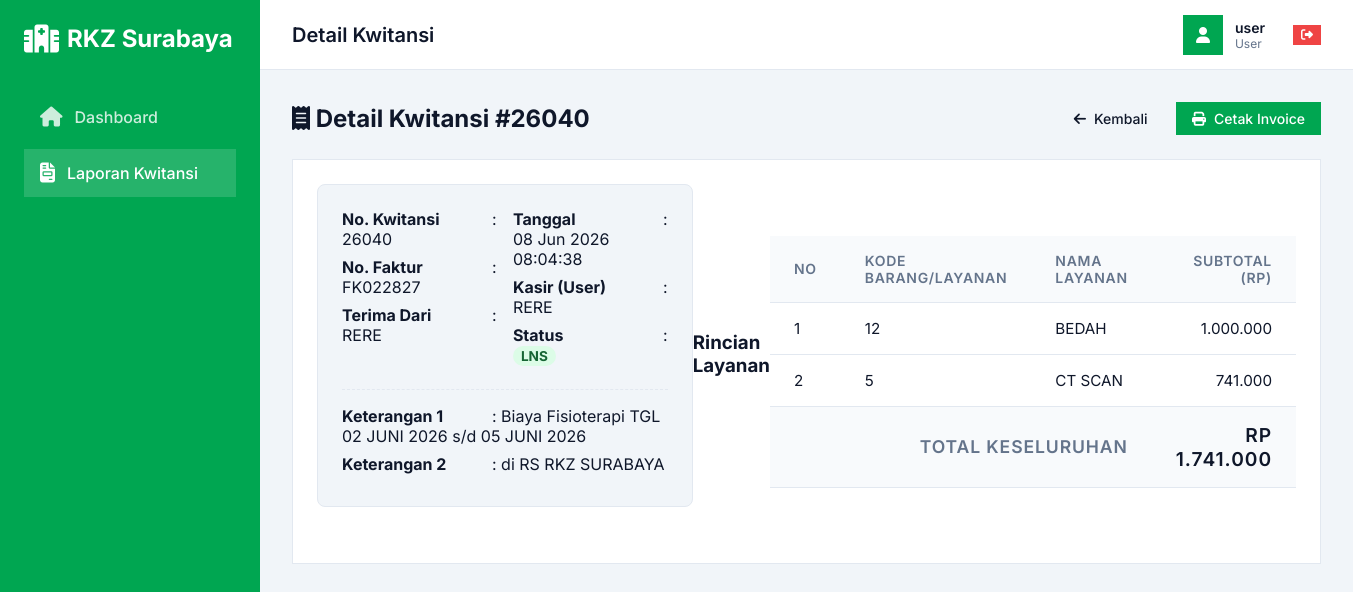
Screenshot of /detail_kwitansi.php?id=26040 (signed in) with the database file from the repository.
### tables this page shows
CREATE TABLE IF NOT EXISTS `Kwit_manual_h` (
  `st` varchar(10) DEFAULT NULL,
  `no_kwitansi` varchar(20) NOT NULL,
  `no_faktur` varchar(20) DEFAULT NULL,
  `terima_dari` varchar(100) DEFAULT NULL,
  `Jumlah` decimal(15,2) DEFAULT NULL,
  `keterangan1` varchar(255) DEFAULT NULL,
  `keterangan2` varchar(255) DEFAULT NULL,
  `user` varchar(50) DEFAULT NULL,
  `tgl_kwitansi` date DEFAULT NULL,
  `jam` time DEFAULT NULL,
  `date_created` datetime DEFAULT CURRENT_TIMESTAMP,
  PRIMARY KEY (`no_kwitansi`)
);

CREATE TABLE IF NOT EXISTS `Kwit_manual_d` (
  `id` int(11) NOT NULL AUTO_INCREMENT,
  `no_faktur` varchar(20) DEFAULT NULL,
  `Kd_brg` varchar(10) DEFAULT NULL,
  `nama` varchar(100) DEFAULT NULL,
  `jumlah` decimal(15,2) DEFAULT NULL,
  PRIMARY KEY (`id`)
);

### detail_kwitansi.php (the view, shortened to what this page needs)
<?php
require_once 'config/database.php';
$no_kwitansi = isset($_GET['id']) ? $_GET['id'] : '';
$stmtH = $conn->prepare("SELECT * FROM Kwit_manual_h WHERE no_kwitansi = :id");
$stmtH->execute([':id' => $no_kwitansi]);
$header = $stmtH->fetch(PDO::FETCH_ASSOC);
$stmtD = $conn->prepare("SELECT * FROM Kwit_manual_d WHERE no_faktur = :faktur");
$stmtD->execute([':faktur' => $header['no_faktur']]);
$details = $stmtD->fetchAll(PDO::FETCH_ASSOC);
?>
<!DOCTYPE html>
<html lang="id">
<head>
    <link rel="stylesheet" href="assets/css/style.css">
    <link rel="stylesheet" href="https://cdnjs.cloudflare.com/ajax/libs/font-awesome/6.4.0/css/all.min.css">
</head>
<body>
    <?php include 'components/sidebar.php'; ?>
    <main class="main-content">
        <?php include 'components/topbar.php'; ?>
        <div class="content-area">
            <div style="display: flex; justify-content: space-between; align-items: center; margin-bottom: 1.5rem;">
                <h2 style="color: var(--text-main);"><i class="fas fa-receipt"></i> Detail Kwitansi #<?= htmlspecialchars($header['no_kwitansi']) ?></h2>
                <div>
                    <a href="laporan.php" class="btn" style="background-color: #f1f5f9; color: var(--text-main);"><i class="fas fa-arrow-left"></i> Kembali</a>
                    <a href="cetak_invoice.php?id=<?= urlencode($header['no_kwitansi']) ?>" target="_blank" class="btn btn-primary" style="margin-left: 0.5rem;"><i class="fas fa-print"></i> Cetak Invoice</a>
                </div>
            </div>
            <div class="card">
                <div class="detail-box">
                    <div style="display: grid; grid-template-columns: 1fr 1fr; gap: 1rem;">
                        <div>
                            <p><strong>No. Kwitansi</strong>: <?= htmlspecialchars($header['no_kwitansi']) ?></p>
                            <p><strong>No. Faktur</strong>: <?= htmlspecialchars($header['no_faktur']) ?></p>
                            <p><strong>Terima Dari</strong>: <?= htmlspecialchars($header['terima_dari']) ?></p>
                        </div>
                        <div>
                            <p><strong>Tanggal</strong>: <?= date('d M Y', strtotime($header['tgl_kwitansi'])) ?> <?= htmlspecialchars($header['jam']) ?></p>
                            <p><strong>Kasir (User)</strong>: <?= htmlspecialchars($header['user']) ?></p>
                            <p><strong>Status</strong>: <span style="background: #dcfce7; color: #166534; padding: 2px 8px; border-radius: 12px; font-weight: bold; font-size: 0.85rem;"><?= htmlspecialchars($header['st']) ?></span></p>
                        </div>
                    </div>
                    <div style="margin-top: 1rem; padding-top: 1rem; border-top: 1px dashed var(--border-color);">
                        <p><strong>Keterangan 1</strong>: <?= htmlspecialchars($header['keterangan1']) ?></p>
                        <p><strong>Keterangan 2</strong>: <?= htmlspecialchars($header['keterangan2']) ?></p>
                    </div>
                </div>
                <h3 style="margin-bottom: 1rem;">Rincian Layanan</h3>
                <div class="table-responsive">
                    <table class="table">
                        <thead>
                            <tr>
                                <th>No</th>
                                <th>Kode Barang/Layanan</th>
                                <th>Nama Layanan</th>
                                <th style="text-align: right;">Subtotal (Rp)</th>
                            </tr>
                        </thead>
                        <tbody>
                            <?php if (count($details) === 0): ?>
                            <tr>
                                <td colspan="4" style="text-align: center;">Tidak ada detail layanan untuk kwitansi ini.</td>
                            </tr>
                            <?php else: ?>
                                <?php $no = 1; foreach ($details as $row): ?>
                                <tr>
                                    <td><?= $no++ ?></td>
                                    <td><?= htmlspecialchars($row['Kd_brg']) ?></td>
                                    <td><?= htmlspecialchars($row['nama']) ?></td>
                                    <td style="text-align: right;"><?= number_format($row['jumlah'], 0, ',', '.') ?></td>
                                </tr>
                                <?php endforeach; ?>
                            <?php endif; ?>
                        </tbody>
                        <tfoot>
                            <tr>
                                <th colspan="3" style="text-align: right; font-size: 1.1rem;">TOTAL KESELURUHAN</th>
                                <th style="text-align: right; font-size: 1.2rem; color: var(--primary-color);">Rp <?= number_format($header['Jumlah'], 0, ',', '.') ?></th>
                            </tr>
                        </tfoot>
                    </table>
                </div>
            </div>
        </div>
    </main>
</body>
</html>

### assets/css/style.css (style rules this page uses)
:root { --primary: #00A651; --primary-hover: #008B45; --secondary: #64748b; --bg-color: #f1f5f9; --card-bg: #ffffff; --text-main: #0f172a; --text-muted: #64748b; --border-color: #e2e8f0; --success: #10b981; --danger: #ef4444; --font-family: 'Inter', sans-serif; --radius: 0; }
* { box-sizing: border-box; margin: 0; padding: 0; }
body { font-family: var(--font-family); background-color: var(--bg-color); color: var(--text-main); display: flex; min-height: 100vh; }
.main-content { flex: 1; margin-left: 260px; display: flex; flex-direction: column; }
.content-area { padding: 2rem; }
.card { background-color: var(--card-bg); padding: 1.5rem; border: 1px solid var(--border-color); display: flex; align-items: center; justify-content: space-between; }
table { width: 100%; border-collapse: collapse; }
th { text-align: left; padding: 1rem 1.5rem; background-color: #f8fafc; color: var(--text-muted); font-weight: 600; font-size: 0.875rem; text-transform: uppercase; letter-spacing: 0.05em; border-bottom: 1px solid var(--border-color); }
td { padding: 1rem 1.5rem; border-bottom: 1px solid var(--border-color); color: var(--text-main); font-size: 0.95rem; }
.btn { display: inline-flex; align-items: center; gap: 0.5rem; padding: 0.5rem 1rem; font-weight: 500; cursor: pointer; border: none; transition: all 0.2s; text-decoration: none; font-size: 0.875rem; }
.btn-primary { background-color: var(--primary); color: white; }

### detail_kwitansi.php (style rules this page uses)
.detail-box { background: var(--bg-color); padding: 1.5rem; border-radius: 8px; border: 1px solid var(--border-color); margin-bottom: 2rem; }
.detail-box p { margin-bottom: 0.5rem; color: var(--text-main); }
.detail-box strong { display: inline-block; width: 150px; }

### rows the page displays
kwit_manual_h: no_kwitansi "26040", no_faktur "FK022827", terima_dari "RERE", tgl_kwitansi "08 Jun 2026", jam "08:04:38", user "RERE", st "LNS", keterangan1 "Biaya Fisioterapi TGL 02 JUNI 2026 s/d 05 JUNI 2026", keterangan2 "di RS RKZ SURABAYA", Jumlah "1.741.000"
kwit_manual_d: Kd_brg "12", nama "BEDAH", jumlah "1.000.000"
kwit_manual_d: Kd_brg "5", nama "CT SCAN", jumlah "741.000"

### other values shown
$page_title "Detail Kwitansi"
$username_display "user"
$role_display "User"
